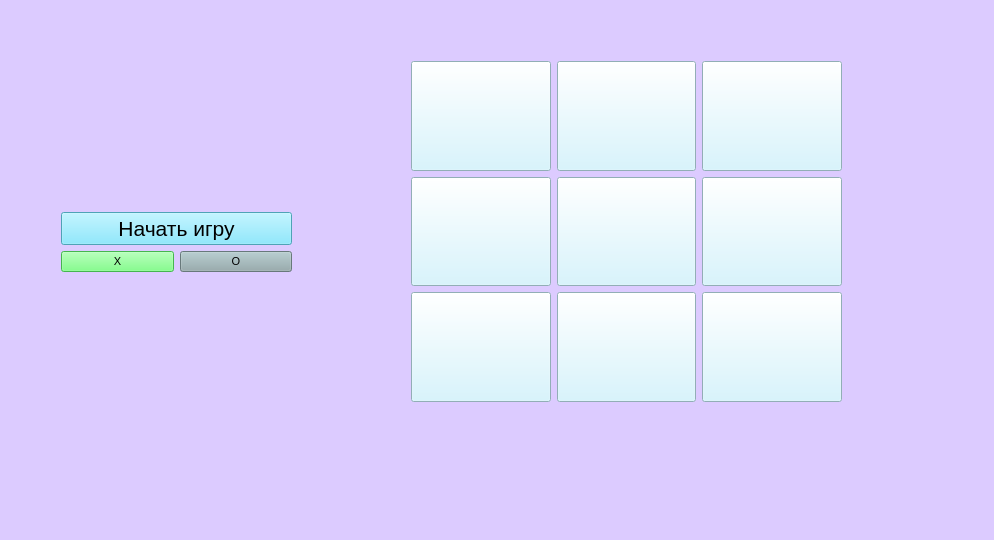
<?xml version="1.0" encoding="UTF-8"?>
<ui version="4.0">
 <class>Widget</class>
 <widget class="QWidget" name="Widget">
  <property name="geometry">
   <rect>
    <x>0</x>
    <y>0</y>
    <width>994</width>
    <height>540</height>
   </rect>
  </property>
  <property name="font">
   <font>
    <pointsize>16</pointsize>
    <weight>50</weight>
    <bold>false</bold>
   </font>
  </property>
  <property name="windowTitle">
   <string>Widget</string>
  </property>
  <property name="styleSheet">
   <string notr="true">background-color: rgb(220, 203, 255);</string>
  </property>
  <widget class="QWidget" name="layoutWidget">
   <property name="geometry">
    <rect>
     <x>411</x>
     <y>61</y>
     <width>431</width>
     <height>341</height>
    </rect>
   </property>
   <layout class="QGridLayout" name="gridLayout">
    <item row="0" column="0">
     <widget class="QPushButton" name="Button00">
      <property name="sizePolicy">
       <sizepolicy hsizetype="Expanding" vsizetype="Expanding">
        <horstretch>0</horstretch>
        <verstretch>0</verstretch>
       </sizepolicy>
      </property>
      <property name="font">
       <font>
        <pointsize>24</pointsize>
       </font>
      </property>
      <property name="styleSheet">
       <string notr="true">background-color:rgb(205, 244, 255)</string>
      </property>
      <property name="text">
       <string/>
      </property>
     </widget>
    </item>
    <item row="0" column="1">
     <widget class="QPushButton" name="Button01">
      <property name="sizePolicy">
       <sizepolicy hsizetype="Expanding" vsizetype="Expanding">
        <horstretch>0</horstretch>
        <verstretch>0</verstretch>
       </sizepolicy>
      </property>
      <property name="font">
       <font>
        <pointsize>24</pointsize>
       </font>
      </property>
      <property name="styleSheet">
       <string notr="true">background-color:rgb(205, 244, 255)</string>
      </property>
      <property name="text">
       <string/>
      </property>
     </widget>
    </item>
    <item row="0" column="2">
     <widget class="QPushButton" name="Button02">
      <property name="sizePolicy">
       <sizepolicy hsizetype="Expanding" vsizetype="Expanding">
        <horstretch>0</horstretch>
        <verstretch>0</verstretch>
       </sizepolicy>
      </property>
      <property name="font">
       <font>
        <pointsize>24</pointsize>
       </font>
      </property>
      <property name="styleSheet">
       <string notr="true">background-color:rgb(205, 244, 255)</string>
      </property>
      <property name="text">
       <string/>
      </property>
     </widget>
    </item>
    <item row="1" column="0">
     <widget class="QPushButton" name="Button03">
      <property name="sizePolicy">
       <sizepolicy hsizetype="Expanding" vsizetype="Expanding">
        <horstretch>0</horstretch>
        <verstretch>0</verstretch>
       </sizepolicy>
      </property>
      <property name="font">
       <font>
        <pointsize>24</pointsize>
       </font>
      </property>
      <property name="styleSheet">
       <string notr="true">background-color:rgb(205, 244, 255)</string>
      </property>
      <property name="text">
       <string/>
      </property>
     </widget>
    </item>
    <item row="1" column="1">
     <widget class="QPushButton" name="Button04">
      <property name="sizePolicy">
       <sizepolicy hsizetype="Expanding" vsizetype="Expanding">
        <horstretch>0</horstretch>
        <verstretch>0</verstretch>
       </sizepolicy>
      </property>
      <property name="font">
       <font>
        <pointsize>24</pointsize>
       </font>
      </property>
      <property name="styleSheet">
       <string notr="true">background-color:rgb(205, 244, 255)</string>
      </property>
      <property name="text">
       <string/>
      </property>
     </widget>
    </item>
    <item row="1" column="2">
     <widget class="QPushButton" name="Button05">
      <property name="sizePolicy">
       <sizepolicy hsizetype="Expanding" vsizetype="Expanding">
        <horstretch>0</horstretch>
        <verstretch>0</verstretch>
       </sizepolicy>
      </property>
      <property name="font">
       <font>
        <pointsize>24</pointsize>
       </font>
      </property>
      <property name="styleSheet">
       <string notr="true">background-color:rgb(205, 244, 255)</string>
      </property>
      <property name="text">
       <string/>
      </property>
     </widget>
    </item>
    <item row="2" column="0">
     <widget class="QPushButton" name="Button06">
      <property name="sizePolicy">
       <sizepolicy hsizetype="Expanding" vsizetype="Expanding">
        <horstretch>0</horstretch>
        <verstretch>0</verstretch>
       </sizepolicy>
      </property>
      <property name="font">
       <font>
        <pointsize>24</pointsize>
       </font>
      </property>
      <property name="styleSheet">
       <string notr="true">background-color:rgb(205, 244, 255)</string>
      </property>
      <property name="text">
       <string/>
      </property>
     </widget>
    </item>
    <item row="2" column="1">
     <widget class="QPushButton" name="Button07">
      <property name="sizePolicy">
       <sizepolicy hsizetype="Expanding" vsizetype="Expanding">
        <horstretch>0</horstretch>
        <verstretch>0</verstretch>
       </sizepolicy>
      </property>
      <property name="font">
       <font>
        <pointsize>24</pointsize>
       </font>
      </property>
      <property name="styleSheet">
       <string notr="true">background-color:rgb(205, 244, 255)</string>
      </property>
      <property name="text">
       <string/>
      </property>
     </widget>
    </item>
    <item row="2" column="2">
     <widget class="QPushButton" name="Button08">
      <property name="sizePolicy">
       <sizepolicy hsizetype="Expanding" vsizetype="Expanding">
        <horstretch>0</horstretch>
        <verstretch>0</verstretch>
       </sizepolicy>
      </property>
      <property name="font">
       <font>
        <pointsize>24</pointsize>
       </font>
      </property>
      <property name="styleSheet">
       <string notr="true">background-color:rgb(205, 244, 255)</string>
      </property>
      <property name="text">
       <string/>
      </property>
     </widget>
    </item>
   </layout>
  </widget>
  <widget class="QWidget" name="layoutWidget">
   <property name="geometry">
    <rect>
     <x>61</x>
     <y>151</y>
     <width>231</width>
     <height>121</height>
    </rect>
   </property>
   <layout class="QVBoxLayout" name="verticalLayout_2">
    <item>
     <widget class="QLabel" name="label">
      <property name="sizePolicy">
       <sizepolicy hsizetype="Expanding" vsizetype="Preferred">
        <horstretch>0</horstretch>
        <verstretch>0</verstretch>
       </sizepolicy>
      </property>
      <property name="font">
       <font>
        <pointsize>16</pointsize>
        <weight>50</weight>
        <bold>false</bold>
       </font>
      </property>
      <property name="text">
       <string/>
      </property>
      <property name="alignment">
       <set>Qt::AlignCenter</set>
      </property>
     </widget>
    </item>
    <item>
     <layout class="QVBoxLayout" name="verticalLayout">
      <item>
       <widget class="QPushButton" name="start">
        <property name="sizePolicy">
         <sizepolicy hsizetype="Expanding" vsizetype="Fixed">
          <horstretch>0</horstretch>
          <verstretch>0</verstretch>
         </sizepolicy>
        </property>
        <property name="font">
         <font>
          <pointsize>16</pointsize>
         </font>
        </property>
        <property name="styleSheet">
         <string notr="true">background-color: rgb(110, 228, 255);
color: rgb(0, 0, 0);</string>
        </property>
        <property name="text">
         <string>Начать игру</string>
        </property>
       </widget>
      </item>
      <item>
       <layout class="QHBoxLayout" name="horizontalLayout">
        <item>
         <widget class="QPushButton" name="cross">
          <property name="sizePolicy">
           <sizepolicy hsizetype="Preferred" vsizetype="Preferred">
            <horstretch>0</horstretch>
            <verstretch>0</verstretch>
           </sizepolicy>
          </property>
          <property name="font">
           <font>
            <pointsize>8</pointsize>
           </font>
          </property>
          <property name="styleSheet">
           <string notr="true">background-color: rgb(97, 255, 110);
color: rgb(0, 0, 0);</string>
          </property>
          <property name="text">
           <string>X</string>
          </property>
         </widget>
        </item>
        <item>
         <widget class="QPushButton" name="zero">
          <property name="sizePolicy">
           <sizepolicy hsizetype="Preferred" vsizetype="Preferred">
            <horstretch>0</horstretch>
            <verstretch>0</verstretch>
           </sizepolicy>
          </property>
          <property name="font">
           <font>
            <pointsize>8</pointsize>
           </font>
          </property>
          <property name="styleSheet">
           <string notr="true">background-color: rgb(146, 169, 172);
color: rgb(0, 0, 0);</string>
          </property>
          <property name="text">
           <string>O</string>
          </property>
         </widget>
        </item>
       </layout>
      </item>
     </layout>
    </item>
   </layout>
  </widget>
 </widget>
 <resources/>
 <connections/>
</ui>
